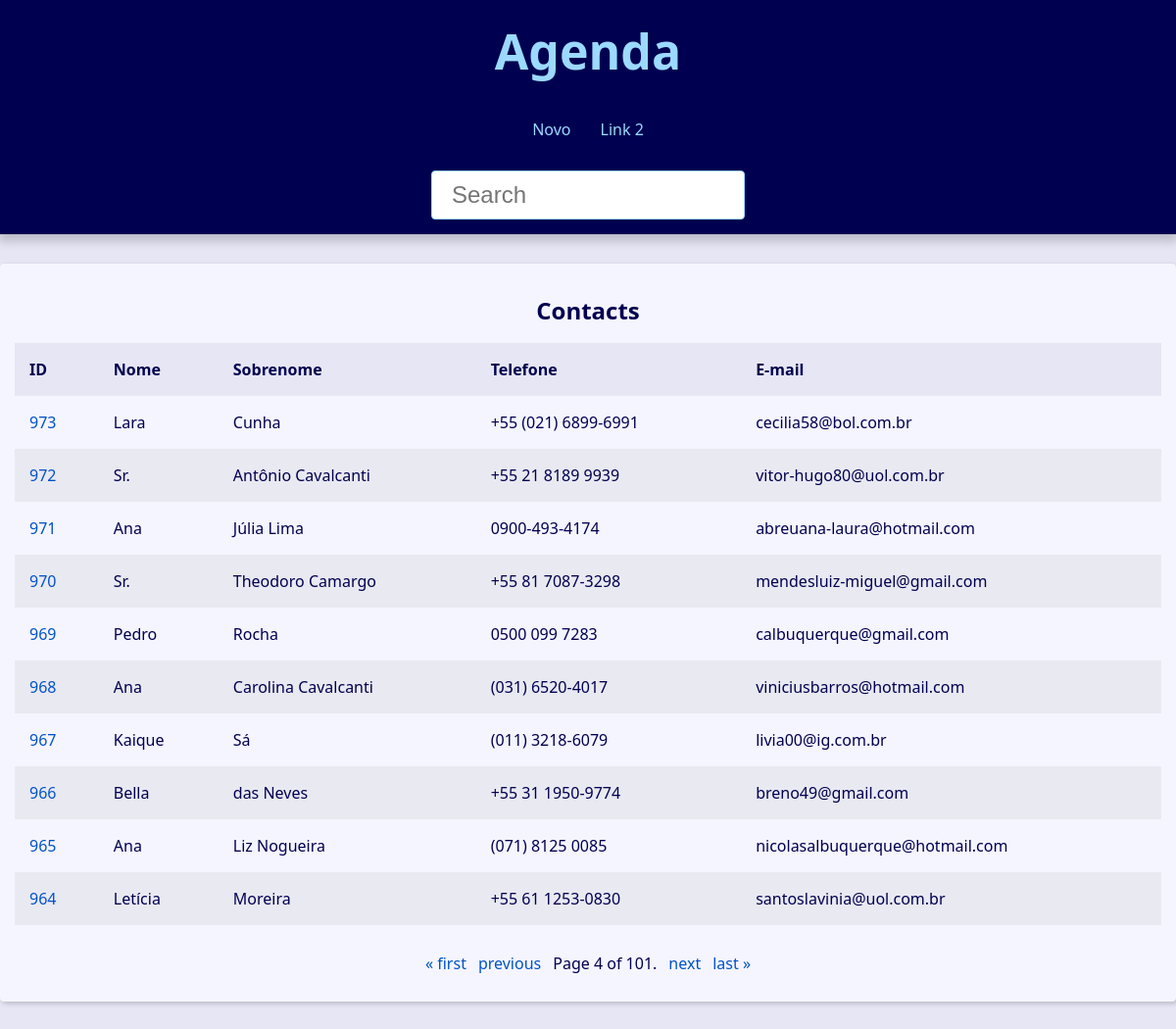
/?page=4&q=, run on the app's committed database.
### contact/models.py (models this page shows, shortened)
class Contact(models.Model):
    first_name = models.CharField(max_length=50)
    last_name = models.CharField(max_length=50, blank=True)
    phone = models.CharField(max_length=50)
    email = models.EmailField(max_length=254, blank=True)
    created_date = models.DateTimeField(default=timezone.now)
    description = models.TextField(blank=True)
    show = models.BooleanField(default=True)
    picture = models.ImageField(blank=True, upload_to='pictures/%Y/%m/')
    owner = models.ForeignKey(
        User,
        on_delete=models.SET_NULL,
        blank=True, null=True
    )
    category = models.ForeignKey(
        Category,
        on_delete=models.SET_NULL,
        blank=True, null=True
    )

### contact/views/contact_views.py (the view)
# urls.py: path('', views.index, name='index'),
def index(request):
    contacts = Contact.objects \
        .filter(show=True)\
        .order_by('-id')
    paginator = Paginator(contacts, 10)
    page_number = request.GET.get("page")
    page_obj = paginator.get_page(page_number)
    context = {
        'page_obj': page_obj,
        'site_title': ' - Contatos',
    }
    return render(
        request,
        'contact/index.html',
        context
    )

### contact/templates/contact/index.html
{% extends 'global/base.html' %}
{% block content %}
  {% if page_obj %}
    <div class="responsive-table">
      <table class="contacts-table">
        <caption class="table-caption ">
          Contacts
        </caption>
        <thead>
          <tr class="table-row table-row-header">
            <th class="table-header">ID</th>
            <th class="table-header">Nome</th>
            <th class="table-header">Sobrenome</th>
            <th class="table-header">Telefone</th>
            <th class="table-header">E-mail</th>
          </tr>
        </thead>
        <tbody>
          {% for contact in page_obj %}
            <tr class="table-row">
              <td class="table-cel">
                <a
                  class="table-link"
                  href="{% url 'contact:contact' contact.id %}"
                >
                  {{ contact.id }}
                </a>
              </td>
              <td class="table-cel">
                {{ contact.first_name }}
              </td>
              <td class="table-cel">
                {{ contact.last_name }}
              </td>
              <td class="table-cel">
                {{ contact.phone }}
              </td>
              <td class="table-cel">
                {{ contact.email }}
              </td>
            </tr>
          {% endfor %}
        </tbody>
      </table>
    </div>
  {% else %}
    <div class="single-contact">
      <h1 class="single-contact-name">
        <p align="center">Nenhum contato encontrado.</p>
      </h1>
    </div>
  {% endif %}
{% endblock content %}

### base/static/global/css/style.css (style rules this page uses)
:root { --spacing: 1.5rem; --link-dark-color: rgb(0, 83, 200); --link-light-color: rgb(156, 217, 255); --clr-white: rgb(245, 245, 255); --clr-blue: rgb(0, 0, 80); --clr-light-gray: rgb(230, 230, 245); --clr-dark-shadow-5: rgba(0, 0, 10, 5%); --clr-dark-shadow-10: rgba(0, 0, 10, 10%); --clr-dark-shadow-20: rgba(0, 0, 10, 20%); --clr-light-shadow-5: rgba(200, 200, 255, 5%); --clr-light-shadow-10: rgba(200, 200, 255, 20%); --clr-light-shadow-20: rgba(200, 200, 255, 20%); --main-page-width: 120rem; --table-min-width: 60rem; --biggest-font-size: 5rem; --bigger-font-size: 4rem; --big-font-size: 3.2rem; --medium-font-size: 2.4rem; --small-font-size: 1.6rem; --smaller-font-size: 1.4rem; --smallest-font-size: 1.2rem; --transition-fast: 300ms; --transition-medium: 600ms; --transition-slow: 1s; --default-border-radius: 4px; }
*, *::before, *::after { margin: 0; padding: 0; box-sizing: border-box; }
html { font-size: 62.5%; }
body { font-family: system-ui, -apple-system, BlinkMacSystemFont, 'Segoe UI', Roboto, Oxygen, Ubuntu, Cantarell, 'Open Sans', 'Helvetica Neue', sans-serif; line-height: 1.5; font-size: var(--small-font-size); color: var(--clr-blue); -webkit-font-smoothing: antialiased; background: var(--clr-light-gray); }
.responsive-table { width: 100%; overflow-x: auto; }
.contacts-table { width: 100%; min-width: var(--table-min-width); border-collapse: collapse; }
.table-caption { font-size: var(--medium-font-size); font-weight: bold; padding: var(--spacing); }
.table-row { text-align: left; text-overflow: ellipsis; transition: background-color var(--transition-fast) ease-in-out; }
.table-row:nth-of-type(2n) { background: var(--clr-dark-shadow-5); }
.table-row-header { background: var(--clr-light-gray); color: var(--clr-blue); }
.table-cel, .table-header { padding: var(--spacing); }
.table-link { color: var(--link-dark-color); transition: color var(--transition-fast) ease-in-out; text-decoration: none; }

### data on the page
Contact: id "973", first_name "Lara", last_name "Cunha", phone "+55 (021) 6899-6991", email "cecilia58@bol.com.br"
Contact: id "972", first_name "Sr.", last_name "Antônio Cavalcanti", phone "+55 21 8189 9939", email "vitor-hugo80@uol.com.br"
Contact: id "971", first_name "Ana", last_name "Júlia Lima", phone "0900-493-4174", email "abreuana-laura@hotmail.com"
Contact: id "970", first_name "Sr.", last_name "Theodoro Camargo", phone "+55 81 7087-3298", email "mendesluiz-miguel@gmail.com"
Contact: id "969", first_name "Pedro", last_name "Rocha", phone "0500 099 7283", email "calbuquerque@gmail.com"
Contact: id "968", first_name "Ana", last_name "Carolina Cavalcanti", phone "(031) 6520-4017", email "viniciusbarros@hotmail.com"
Contact: id "967", first_name "Kaique", last_name "Sá", phone "(011) 3218-6079", email "livia00@ig.com.br"
Contact: id "966", first_name "Bella", last_name "das Neves", phone "+55 31 1950-9774", email "breno49@gmail.com"
Contact: id "965", first_name "Ana", last_name "Liz Nogueira", phone "(071) 8125 0085", email "nicolasalbuquerque@hotmail.com"
Contact: id "964", first_name "Letícia", last_name "Moreira", phone "+55 61 1253-0830", email "santoslavinia@uol.com.br"

### other printed values
{{ page_obj.number }} "4"
{{ page_obj.paginator.num_pages }} "101"
